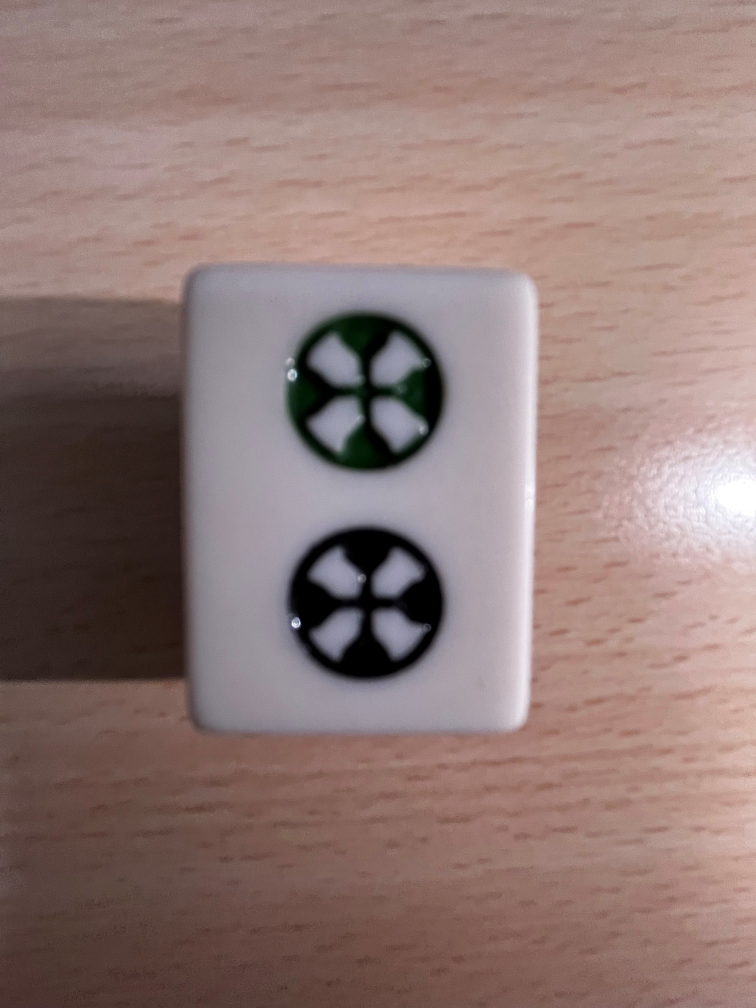
#> input picture images/dataset/IMG_8618.JPG, 3024 x 4032 px, found by its file name (shown at 1/4 size); its folder holds only this picture in this run
$ python resize.py
#> lines starting #> are read from the running program, lines starting #| are printed output that depends on the picture
import os
import cv2
import numpy as np

def main():
    data_dir_path = r"C:\Users\Student\Desktop\mahjong\dataset"
    file_list = os.listdir(data_dir_path)
    count = 0
    for file_name in file_list:
        root, ext = os.path.splitext(file_name)
        if ext == u'.png' or u'.jpeg' or u'.jpg':
            abs_name = data_dir_path + '/' + file_name
            image = cv2.imread(abs_name)
#> image is the input picture: shape (4032, 3024, 3); mean B, G, R 116.8, 120.7, 143.4
            #cut
            shape = np.shape(image)
#> shape = (4032, 3024, 3)
            image = image[(shape[0]-shape[1])//2:shape[1]+((shape[0]-shape[1])//2), 0:shape[1]]
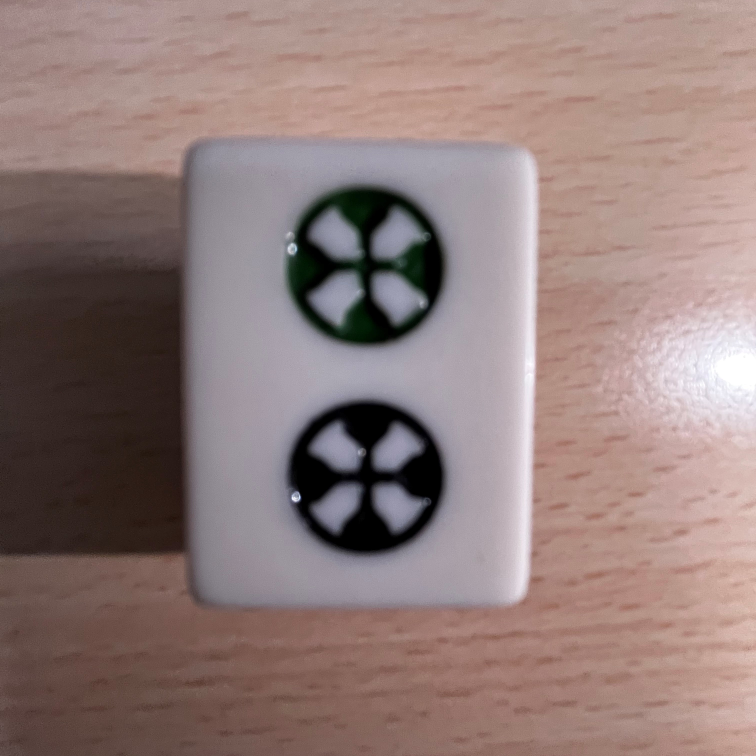
#> image: shape (3024, 3024, 3) (shown at 1/4 size); mean B, G, R 121.1, 124, 144.9
            #在下面寫要做的處理 在這邊是做修改圖片大小的處理
            img = cv2.resize(image, (300, 300)) #把圖片的大小改成300*300
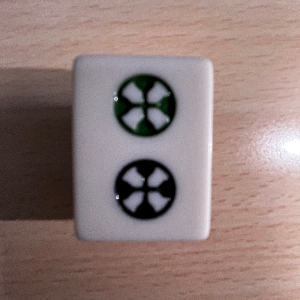
#> img: shape (300, 300, 3); mean B, G, R 120.9, 123.9, 144.8
            cv2.imwrite(abs_name, img)
if __name__ == '__main__':
    main()

$ run again, on images/dataset/IMG_8710.JPG
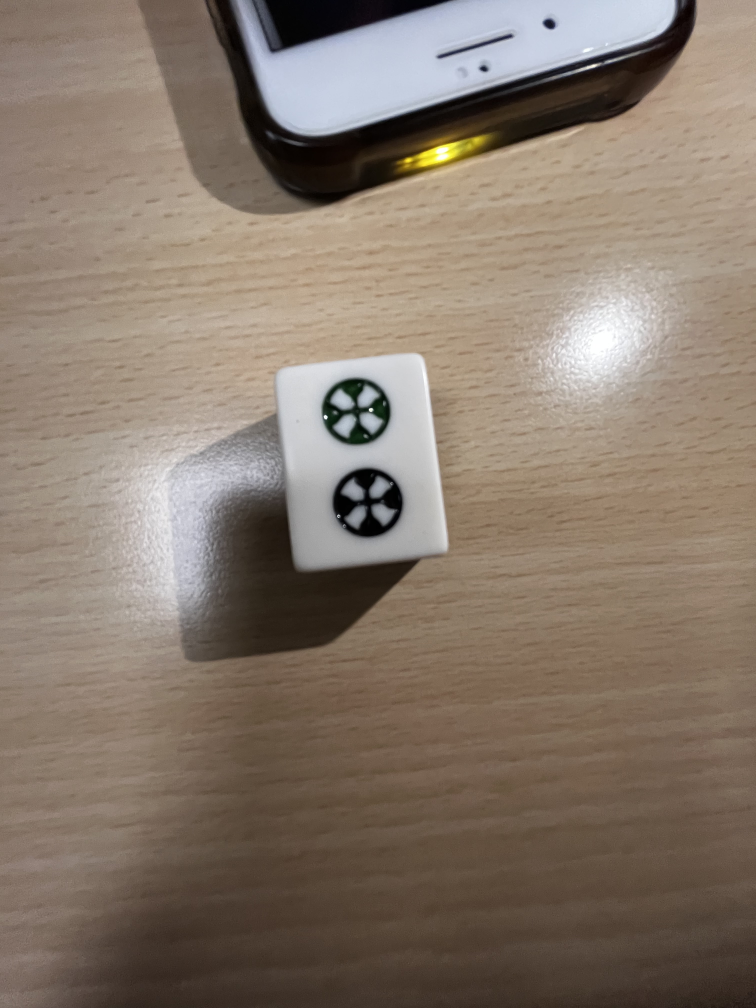
#> input picture images/dataset/IMG_8710.JPG, 3024 x 4032 px, found by its file name (shown at 1/4 size)
#> in main, image is the input picture: shape (4032, 3024, 3); mean B, G, R 107.3, 120.4, 134.6
#> in main, `image = image[(shape[0]-shape[1])//2:shape[1]+((shape[0]-shape[1])//2)..`:
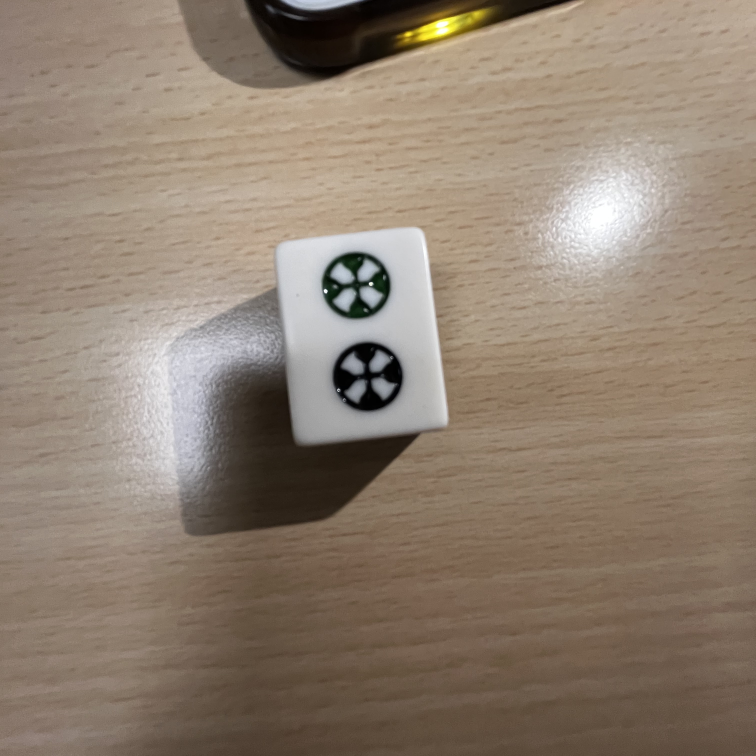
#> image: shape (3024, 3024, 3) (shown at 1/4 size); mean B, G, R 112.4, 127.9, 143.4
#> in main, `img = cv2.resize(image, (300, 300))`:
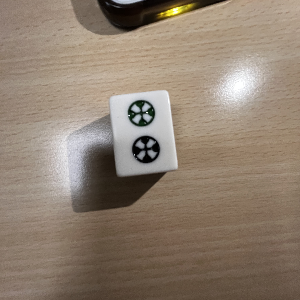
#> img: shape (300, 300, 3); mean B, G, R 112.3, 127.8, 143.3
